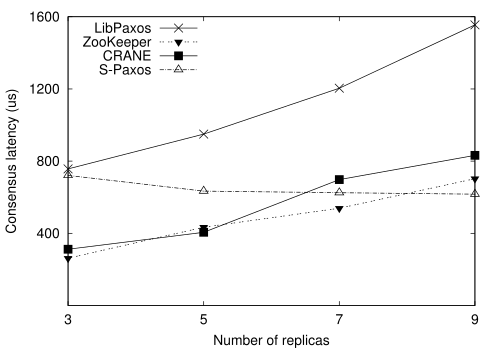

Source code (gnuplot):
set terminal postscript eps color enhanced "NimbusSanL-Regu, 20" fontfile "/usr/share/fonts/type1/texlive-fonts-recommended/uhvr8a.pfb"

set style line 1 lt 1 lw 2 pt 2 ps 2 linecolor rgb "#000000"
set style line 2 lt 1 lw 3 pt 12 ps 2 lc rgb "red"
set style line 3 lt 3 lw 2 pt 9 ps 2 lc rgb "#000000"
set style line 4 lt 4 lw 2 pt 7 ps 2 lc rgb "black"
set style line 5 lt 5 lw 2 pt 8 ps 2 lc rgb "#000000"
set style line 6 lt 1 lw 2 pt 5 ps 2 lc rgb "#000000"
set style line 7 lt 7 lw 2 pt 11 ps 2 lc rgb "#000000"
set style line 8 lt 8 lw 2 pt 11 ps 1 lc rgb "#d97c19"
set style line 9 lt 9 lw 4 pt 12 ps 2 lc rgb "#000000"

set key left
set xtics ("3" 3,"5" 5,"7" 7, "9" 9)
set ylabel "Consensus latency (us)"
set xlabel "Number of replicas"
set xrange [3:9]
set yrange [0:1600]
set ytics ("400" 400, "800" 800, "1200" 1200, "1600" 1600)

plot 'paxos_latency.dat' using 1:2 with linespoints title "LibPaxos" ls 1,'paxos_latency.dat' using 1:3 with linespoints title "ZooKeeper" ls 7, 'paxos_latency.dat' using 1:4 with linespoints title "CRANE" ls 6, 'paxos_latency.dat' using 1:5 with linespoints title "S-Paxos" ls 5

unset yrange
unset ytics
